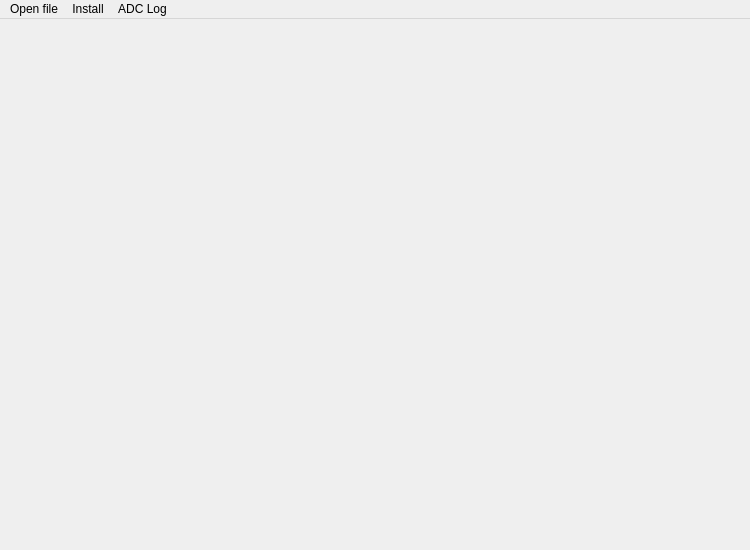
<?xml version="1.0" encoding="UTF-8"?>
<ui version="4.0">
 <class>MainWindow</class>
 <widget class="QMainWindow" name="MainWindow">
  <property name="geometry">
   <rect>
    <x>0</x>
    <y>0</y>
    <width>750</width>
    <height>550</height>
   </rect>
  </property>
  <property name="windowTitle">
   <string>MainWindow</string>
  </property>
  <widget class="QWidget" name="centralwidget">
   <property name="sizePolicy">
    <sizepolicy hsizetype="Expanding" vsizetype="Expanding">
     <horstretch>0</horstretch>
     <verstretch>0</verstretch>
    </sizepolicy>
   </property>
   <property name="acceptDrops">
    <bool>true</bool>
   </property>
  </widget>
  <widget class="QMenuBar" name="menubar">
   <property name="geometry">
    <rect>
     <x>0</x>
     <y>0</y>
     <width>750</width>
     <height>26</height>
    </rect>
   </property>
   <widget class="QMenu" name="menuOpen_files">
    <property name="title">
     <string>Open file</string>
    </property>
    <addaction name="actionOpen_SXR_file"/>
    <addaction name="actionOpen_CLB_file"/>
    <addaction name="actionOpen_MCA_file"/>
   </widget>
   <widget class="QMenu" name="menuInstall">
    <property name="title">
     <string>Install</string>
    </property>
    <addaction name="actionHardware"/>
    <addaction name="actionShot"/>
    <addaction name="actionADC"/>
    <addaction name="actionAmplifier"/>
    <addaction name="actionGSA"/>
    <addaction name="actionPX_5"/>
    <addaction name="actionMini_X2"/>
   </widget>
   <widget class="QMenu" name="menuADC_Log">
    <property name="title">
     <string>ADC Log</string>
    </property>
    <addaction name="actionShow_log"/>
   </widget>
   <addaction name="menuOpen_files"/>
   <addaction name="menuInstall"/>
   <addaction name="menuADC_Log"/>
  </widget>
  <action name="actionSave_SXR_file">
   <property name="text">
    <string>Save SXR file</string>
   </property>
  </action>
  <action name="actionSave_CLB_file">
   <property name="text">
    <string>Save CLB file</string>
   </property>
  </action>
  <action name="actionSave_BKG_file">
   <property name="text">
    <string>Save BKG file</string>
   </property>
  </action>
  <action name="actionSave_GSA_file">
   <property name="text">
    <string>Save GSA file</string>
   </property>
  </action>
  <action name="actionSave_MCA_file">
   <property name="text">
    <string>Save MCA file</string>
   </property>
  </action>
  <action name="actionOpen_SXR_file">
   <property name="text">
    <string>Open SXR file</string>
   </property>
  </action>
  <action name="actionOpen_CLB_file">
   <property name="text">
    <string>Open CLB file</string>
   </property>
  </action>
  <action name="actionOpen_BKG_file">
   <property name="text">
    <string>Open BKG file</string>
   </property>
  </action>
  <action name="actionOpen_GSA_file">
   <property name="text">
    <string>Open GSA file</string>
   </property>
  </action>
  <action name="actionOpen_MCA_file">
   <property name="text">
    <string>Open MCA file</string>
   </property>
  </action>
  <action name="actionPX_5">
   <property name="text">
    <string>PX-5</string>
   </property>
  </action>
  <action name="actionADC">
   <property name="text">
    <string>ADC</string>
   </property>
  </action>
  <action name="actionMini_X2">
   <property name="text">
    <string>Mini-X2</string>
   </property>
  </action>
  <action name="actionAmplifier">
   <property name="text">
    <string>Amplifier</string>
   </property>
  </action>
  <action name="actionGSA">
   <property name="text">
    <string>GSA</string>
   </property>
  </action>
  <action name="actionFe">
   <property name="text">
    <string>Fe</string>
   </property>
  </action>
  <action name="actionMini_X2_2">
   <property name="text">
    <string>Mini-X2</string>
   </property>
  </action>
  <action name="actionGSA_2">
   <property name="text">
    <string>GSA</string>
   </property>
  </action>
  <action name="actionThreshold_PX_5">
   <property name="text">
    <string>Threshold PX-5</string>
   </property>
  </action>
  <action name="actionMeasurements_Status">
   <property name="text">
    <string>Status: Disable</string>
   </property>
  </action>
  <action name="actionMeasurement_settings">
   <property name="text">
    <string>Measurement settings</string>
   </property>
  </action>
  <action name="actionCalibration_Status">
   <property name="text">
    <string>Status: Disable</string>
   </property>
  </action>
  <action name="actionCalibration_settings">
   <property name="text">
    <string>Calibration settings</string>
   </property>
  </action>
  <action name="actionShow_log">
   <property name="text">
    <string>Show log</string>
   </property>
  </action>
  <action name="actionHardware">
   <property name="text">
    <string>Hardware</string>
   </property>
  </action>
  <action name="actionShot">
   <property name="text">
    <string>Shot</string>
   </property>
  </action>
 </widget>
 <resources/>
 <connections/>
</ui>
